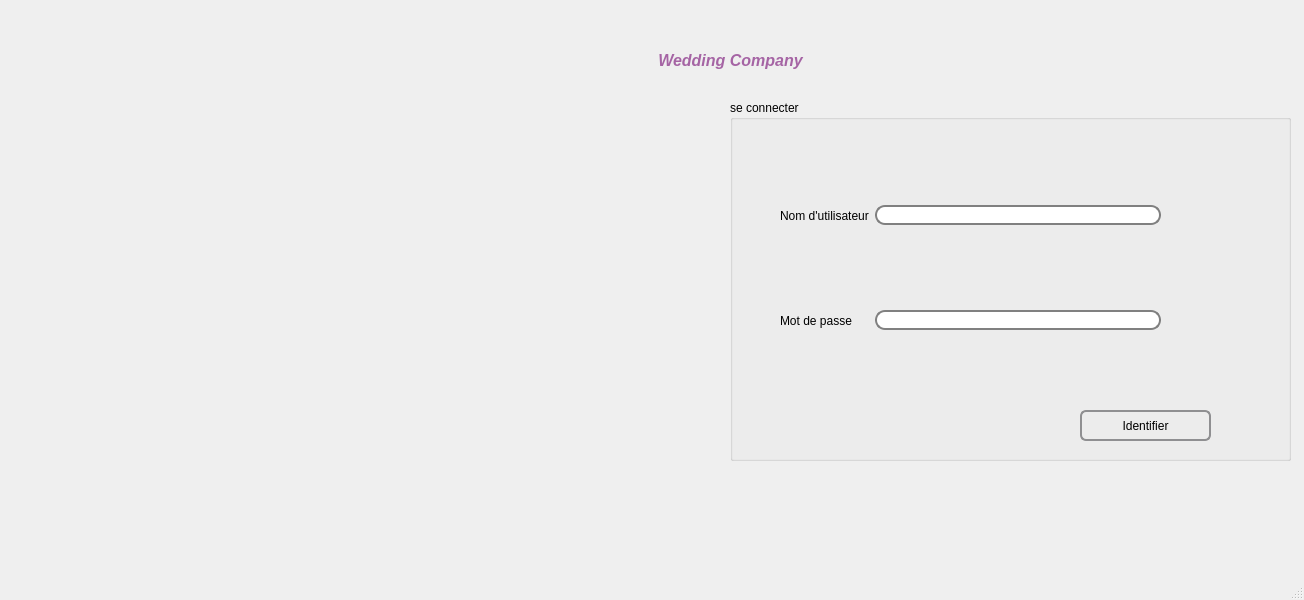
<?xml version="1.0" encoding="UTF-8"?>
<ui version="4.0">
 <class>MainWindow</class>
 <widget class="QMainWindow" name="MainWindow">
  <property name="geometry">
   <rect>
    <x>0</x>
    <y>0</y>
    <width>1304</width>
    <height>600</height>
   </rect>
  </property>
  <property name="windowTitle">
   <string>MainWindow</string>
  </property>
  <property name="styleSheet">
   <string notr="true"/>
  </property>
  <widget class="QWidget" name="centralwidget">
   <widget class="QGroupBox" name="groupBox">
    <property name="geometry">
     <rect>
      <x>730</x>
      <y>100</y>
      <width>561</width>
      <height>361</height>
     </rect>
    </property>
    <property name="title">
     <string>se connecter</string>
    </property>
    <widget class="QWidget" name="layoutWidget">
     <property name="geometry">
      <rect>
       <x>50</x>
       <y>80</y>
       <width>381</width>
       <height>71</height>
      </rect>
     </property>
     <layout class="QHBoxLayout" name="horizontalLayout">
      <item>
       <widget class="QLabel" name="label_nomutilisateur">
        <property name="styleSheet">
         <string notr="true">QFrame , QLabel , QToolTip {
    bordure: 2px vert fixe ; 
    bordure - rayon: 4px ; 
    rembourrage: 2px ; 
    background - image:url(images / bienvenue . png); }  </string>
        </property>
        <property name="text">
         <string>Nom d'utilisateur</string>
        </property>
       </widget>
      </item>
      <item>
       <widget class="QLineEdit" name="lineEditnomnutilisateur">
        <property name="styleSheet">
         <string notr="true">border: 2px solid gray;
    border-radius: 10px;
    padding: 0 8px;
    
    selection-background-color: darkgray;</string>
        </property>
       </widget>
      </item>
     </layout>
    </widget>
    <widget class="QWidget" name="layoutWidget_2">
     <property name="geometry">
      <rect>
       <x>50</x>
       <y>180</y>
       <width>381</width>
       <height>81</height>
      </rect>
     </property>
     <layout class="QHBoxLayout" name="horizontalLayout_2">
      <item>
       <widget class="QLabel" name="label_motdepasse">
        <property name="text">
         <string>Mot de passe     </string>
        </property>
       </widget>
      </item>
      <item>
       <widget class="QLineEdit" name="lineEdit_motdepasse">
        <property name="styleSheet">
         <string notr="true">border: 2px solid gray;
    border-radius: 10px;
    padding: 0 8px;
 
    selection-background-color: darkgray;</string>
        </property>
        <property name="echoMode">
         <enum>QLineEdit::Password</enum>
        </property>
       </widget>
      </item>
     </layout>
    </widget>
    <widget class="QPushButton" name="identifier">
     <property name="geometry">
      <rect>
       <x>350</x>
       <y>310</y>
       <width>131</width>
       <height>31</height>
      </rect>
     </property>
     <property name="styleSheet">
      <string notr="true">QPushButton {
    border: 2px solid #8f8f91;
    border-radius: 6px;
    background-color: qlineargradient(x1: 0, y1: 0, x2: 0, y2: 1,
                                      stop: 0 #f6f7fa, stop: 1 #dadbde);
    min-width: 80px;
}

QPushButton:pressed {
    background-color: qlineargradient(x1: 0, y1: 0, x2: 0, y2: 1,
                                      stop: 0 #dadbde, stop: 1 #f6f7fa);
}

QPushButton:flat {
    border: none; /* no border for a flat push button */
}

QPushButton:default {
    border-color: navy; /* make the default button prominent */
}</string>
     </property>
     <property name="text">
      <string>Identifier</string>
     </property>
    </widget>
   </widget>
   <widget class="QLabel" name="label">
    <property name="geometry">
     <rect>
      <x>540</x>
      <y>30</y>
      <width>381</width>
      <height>61</height>
     </rect>
    </property>
    <property name="text">
     <string>&lt;html&gt;&lt;head/&gt;&lt;body&gt;&lt;p align=&quot;center&quot;&gt;&lt;span style=&quot; font-size:12pt; font-weight:600; font-style:italic; color:#a564a4;&quot;&gt;Wedding Company&lt;/span&gt;&lt;/p&gt;&lt;/body&gt;&lt;/html&gt;</string>
    </property>
    <property name="scaledContents">
     <bool>true</bool>
    </property>
    <property name="wordWrap">
     <bool>true</bool>
    </property>
   </widget>
   <widget class="QWidget" name="widget" native="true">
    <property name="geometry">
     <rect>
      <x>20</x>
      <y>20</y>
      <width>91</width>
      <height>61</height>
     </rect>
    </property>
    <property name="styleSheet">
     <string notr="true">
border-image: url(:/Downloads/wedding-planner-grenoble.jpg);</string>
    </property>
   </widget>
  </widget>
  <widget class="QMenuBar" name="menubar">
   <property name="geometry">
    <rect>
     <x>0</x>
     <y>0</y>
     <width>1304</width>
     <height>26</height>
    </rect>
   </property>
  </widget>
  <widget class="QStatusBar" name="statusbar"/>
 </widget>
 <resources/>
 <connections/>
</ui>
